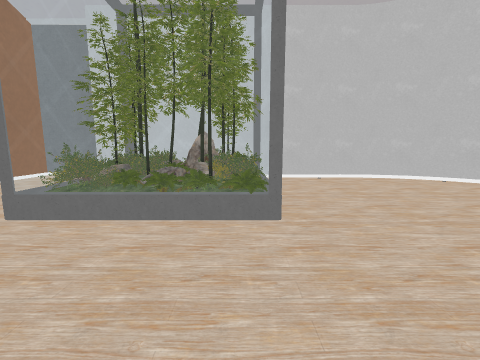
View 1 (above)

16 first-person views from a walk through a 3-D level made in the Unity game engine. The camera is 1.2 m above the floor, tilts 8° down and sees 90° across. The floor is counted in squares, 1 m on a side. Each view is taken from the middle of a square. On the plan, view 1 faces up. The plan holds only what a view shows up to about 12 squares ahead; the rest is blank. The place goes on beyond the plan. The player is left out. Some animated figures are left out. Some surface patterns are stand-ins.

View 2
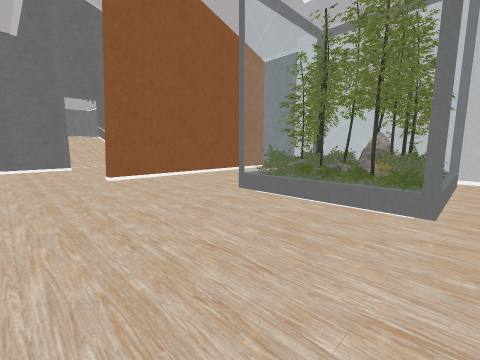

View 3
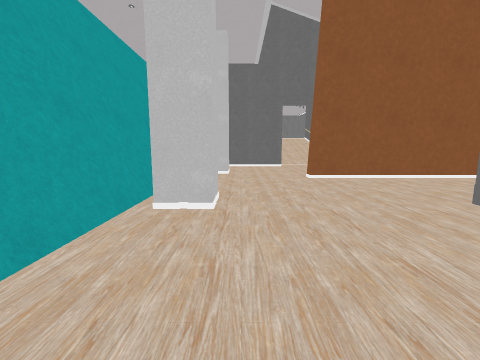

View 4
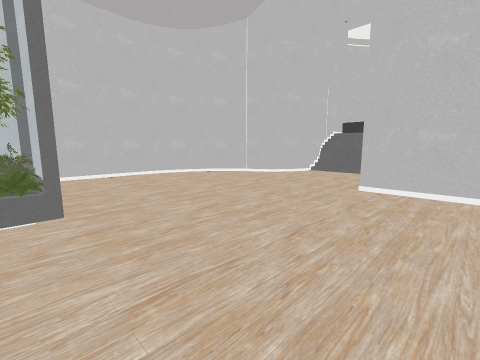

View 5
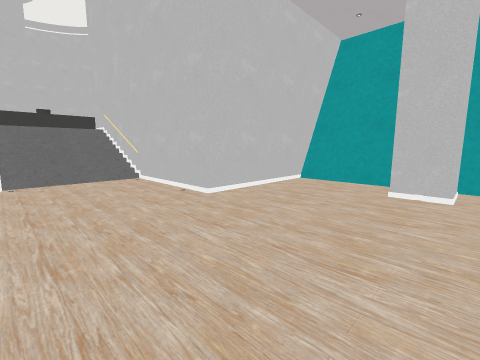

View 6
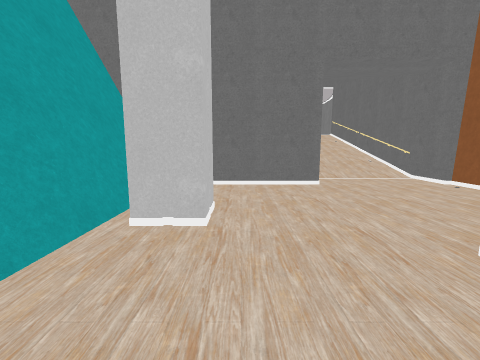

View 7
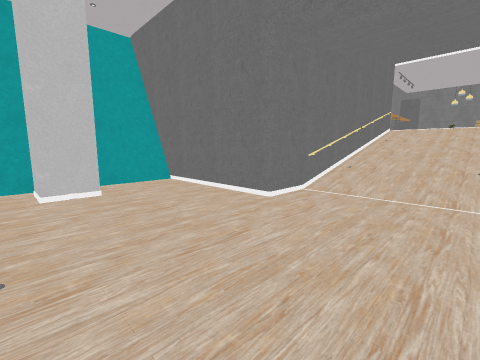

View 8
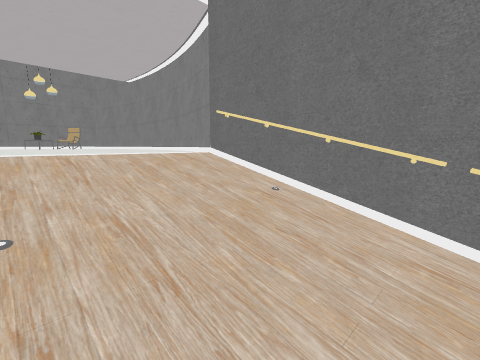

View 9
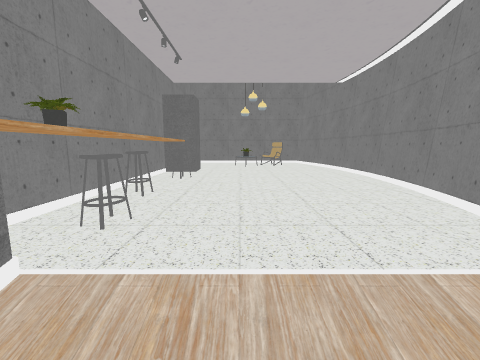

View 10
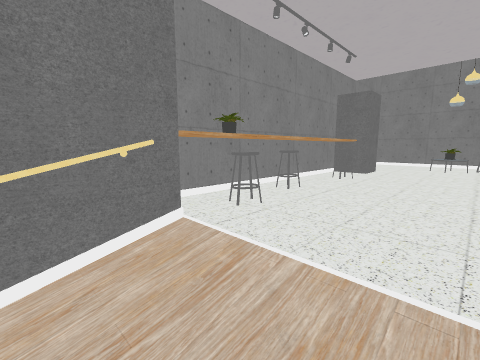

View 11
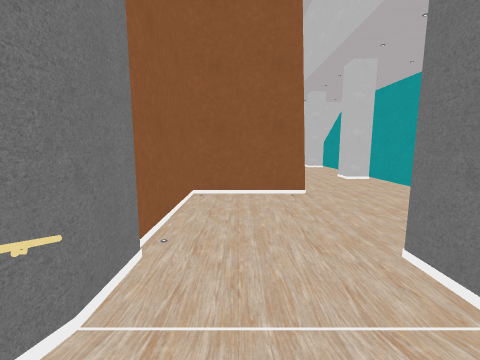

View 12
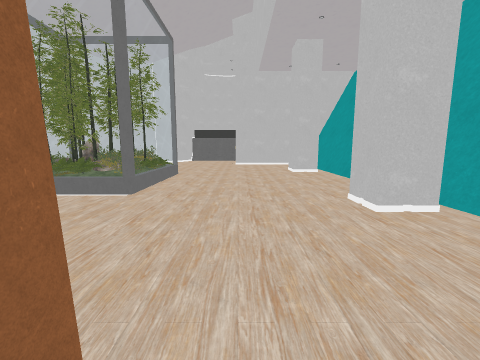

View 13
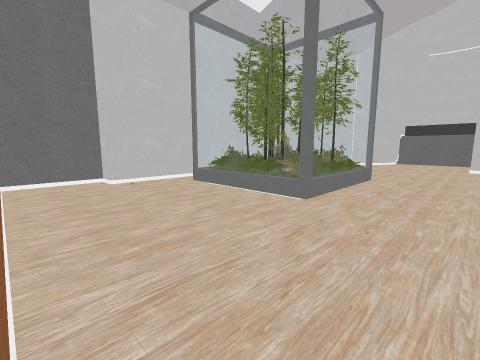

View 14
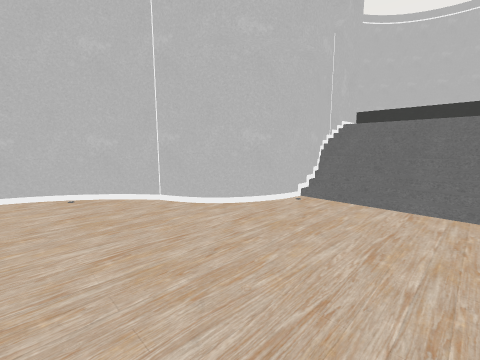

View 15
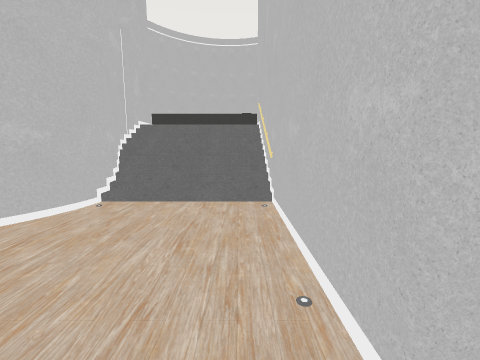

View 16
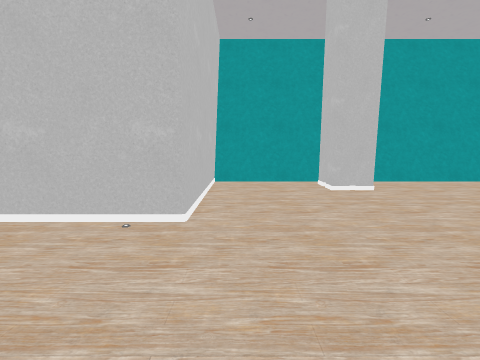

### Floor plan
Key: @ floor where view 1 was taken; # wall or solid block; . main floor; : floor 1.75 m higher than the main floor; + floor 2 m higher than the main floor; / step, stairs or slope; = window, fence, low wall or low ledge; O other object.
Columns run from 34 left of view 1 to 16 right of it. Each row starts with its distance up from view 1.
 10                           ####
  9                           #..#############
  8                           #....OOOO......###
  7 OOO##O###                 #....OOOOO.......#
  6 O#      ##O################....OOOOO.......## ### #
  5  O        +/OOO/OOO.......#....OO OO........###/ :#
  4  O        +////////.......#....OOOOO.........////:
  3  O        +////////.......#..................////:
  2          O+/OOO/OOO.......#..................////
  1    OOOOOOOO##########....................#####OOO
  0     #    #          #.............@......#
 -1                     #....................#
 -2                     #..OO....OO.....OO...#
 -3                     ===#O====#O=====#O===#
 -4                     ######################

Positions as (right, up) in squares from view 1, and headings:
1: (0, 0), facing up
2: (1, -1), facing up-left
3: (1, -1), facing left
4: (0, -1), facing up-right
5: (2, 5), facing down-right
6: (-6, -1), facing left
7: (-9, 5), facing down-left
8: (-19, 2), facing up-left
9: (-22, 3), facing left
10: (-22, 4), facing down-left
11: (-17, 4), facing right
12: (-9, 1), facing right
13: (-8, 1), facing up-right
14: (6, 2), facing up-right
15: (6, 2), facing right
16: (6, 5), facing down
